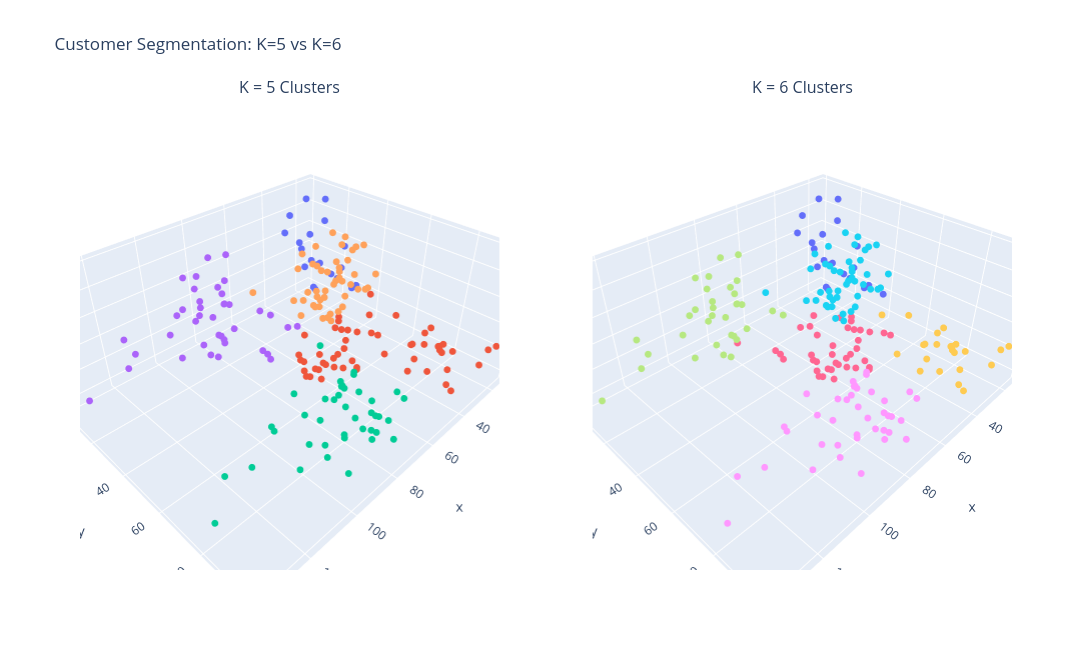

Notebook code cell kept with this figure:
### Code cell
# we see diff now lets see on the plot

from plotly.subplots import make_subplots
import plotly.graph_objects as go

fig = make_subplots(
    rows=1,
    cols=2,
    specs=[[{'type': 'scatter3d'}, {'type': 'scatter3d'}]],
    subplot_titles=('K = 5 Clusters', 'K = 6 Clusters')
)

# K = 5
for cluster in sorted(df['cluster_labels'].unique()):
    data = df[df['cluster_labels'] == cluster]

    fig.add_trace(
        go.Scatter3d(
            x=data['Annual_Income'],
            y=data['Spending_Score'],
            z=data['Age'],
            mode='markers',
            name=f'Cluster {cluster}',
            legendgroup=f'k5_{cluster}',
            showlegend=False,
            marker=dict(size=4),
            hovertext=data['CustomerID']
        ),
        row=1, col=1
    )

# K = 6
df_6 = df.copy()
df_6['cluster_labels'] = labels_6

for cluster in sorted(df_6['cluster_labels'].unique()):
    data = df_6[df_6['cluster_labels'] == cluster]

    fig.add_trace(
        go.Scatter3d(
            x=data['Annual_Income'],
            y=data['Spending_Score'],
            z=data['Age'],
            mode='markers',
            name=f'Cluster {cluster}',
            legendgroup=f'k6_{cluster}',
            showlegend=False,
            marker=dict(size=4),
            hovertext=data['CustomerID']
        ),
        row=1, col=2
    )

fig.update_layout(
    title='Customer Segmentation: K=5 vs K=6',
    width=1200,
    height=650
)

fig.show()

### Figure 1 — Plotly figure (JSON) as saved in the notebook; plotly's stock layout.template omitted (floating-point values rounded to 4 significant figures)
{"data": [{"hovertext": [3.0, 7.0, 9.0, 11.0, 13.0, 15.0, 17.0, 19.0, 21.0, 23.0, 25.0, 27.0, 29.0, 31.0, 33.0, 35.0, 37.0, 39.0, 43.0, 45.0], "legendgroup": "k5_0", "marker": {"size": 4}, "mode": "markers", "name": "Cluster 0", "scene": "scene", "showlegend": false, "type": "scatter3d", "x": [16, 18, 19, 19, 20, 20, 21, 23, 24, 25, 28, 28, 29, 30, 33, 33, 34, 37, 39, 39], "y": [6, 6, 3, 14, 15, 13, 35, 29, 35, 5, 14, 32, 31, 4, 4, 14, 17, 26, 36, 28], "z": [20, 35, 64, 67, 58, 37, 35, 52, 35, 46, 54, 45, 40, 60, 53, 49, 42, 36, 48, 49]}, {"hovertext": [1.0, 2.0, 4.0, 5.0, 6.0, 8.0, 10.0, 12.0, 14.0, 16.0, 18.0, 20.0, 22.0, 24.0, 26.0, 28.0, 30.0, 32.0, 34.0, 36.0, 38.0, 40.0, 42.0, 44.0, 46.0, 48.0, 49.0, 50.0, 52.0, 53.0, 59.0, 62.0, 66.0, 69.0, 70.0, 76.0, 79.0, 82.0, 85.0, 88.0, 89.0, 92.0, 95.0, 96.0, 98.0, 100.0, 101.0, 104.0, 106.0, 112.0, 114.0, 115.0, 116.0, 121.0], "legendgroup": "k5_1", "marker": {"size": 4}, "mode": "markers", "name": "Cluster 1", "scene": "scene", "showlegend": false, "type": "scatter3d", "x": [15, 15, 16, 17, 17, 18, 19, 19, 20, 20, 21, 23, 24, 25, 28, 28, 29, 30, 33, 33, 34, 37, 38, 39, 39, 40, 40, 40, 42, 43, 46, 46, 48, 48, 48, 54, 54, 54, 54, 57, 58, 59, 60, 60, 60, 61, 62, 62, 62, 63, 64, 65, 65, 67], "y": [39, 81, 77, 40, 76, 94, 72, 99, 77, 79, 66, 98, 73, 73, 82, 61, 87, 73, 92, 81, 73, 75, 92, 61, 65, 47, 42, 42, 60, 54, 51, 55, 59, 59, 47, 54, 52, 55, 57, 55, 60, 41, 42, 52, 50, 49, 41, 55, 42, 54, 46, 48, 50, 56], "z": [19, 21, 23, 31, 22, 23, 30, 35, 24, 22, 20, 35, 25, 31, 29, 35, 23, 21, 18, 21, 30, 20, 24, 31, 24, 27, 29, 31, 33, 31, 27, 19, 18, 19, 32, 26, 23, 38, 21, 22, 34, 18, 32, 24, 27, 20, 23, 26, 21, 19, 19, 18, 19, 27]}, {"hovertext": [123.0, 124.0, 126.0, 128.0, 130.0, 132.0, 134.0, 136.0, 138.0, 140.0, 142.0, 144.0, 146.0, 148.0, 150.0, 152.0, 154.0, 156.0, 158.0, 160.0, 162.0, 164.0, 166.0, 168.0, 170.0, 172.0, 174.0, 176.0, 178.0, 180.0, 182.0, 184.0, 186.0, 188.0, 190.0, 192.0, 194.0, 196.0, 198.0, 200.0], "legendgroup": "k5_2", "marker": {"size": 4}, "mode": "markers", "name": "Cluster 2", "scene": "scene", "showlegend": false, "type": "scatter3d", "x": [69, 69, 70, 71, 71, 71, 72, 73, 73, 74, 75, 76, 77, 77, 78, 78, 78, 78, 78, 78, 79, 81, 85, 86, 87, 87, 87, 88, 88, 93, 97, 98, 99, 101, 103, 103, 113, 120, 126, 137], "y": [58, 91, 77, 95, 75, 75, 71, 88, 73, 72, 93, 87, 97, 74, 90, 88, 76, 89, 78, 73, 83, 93, 75, 95, 63, 75, 92, 86, 69, 90, 86, 88, 97, 68, 85, 69, 91, 79, 74, 83], "z": [40, 39, 31, 40, 38, 39, 31, 29, 32, 35, 32, 32, 28, 32, 34, 39, 38, 27, 30, 30, 29, 31, 36, 33, 32, 28, 36, 30, 27, 35, 32, 29, 30, 28, 36, 32, 38, 35, 32, 30]}, {"hovertext": [113.0, 122.0, 125.0, 127.0, 129.0, 131.0, 133.0, 135.0, 137.0, 139.0, 141.0, 143.0, 145.0, 147.0, 149.0, 151.0, 153.0, 155.0, 157.0, 159.0, 163.0, 165.0, 167.0, 169.0, 171.0, 173.0, 175.0, 177.0, 179.0, 181.0, 183.0, 185.0, 187.0, 189.0, 191.0, 193.0, 195.0, 197.0, 199.0], "legendgroup": "k5_3", "marker": {"size": 4}, "mode": "markers", "name": "Cluster 3", "scene": "scene", "showlegend": false, "type": "scatter3d", "x": [64, 67, 70, 71, 71, 71, 72, 73, 73, 74, 75, 76, 77, 77, 78, 78, 78, 78, 78, 78, 81, 85, 86, 87, 87, 87, 88, 88, 93, 97, 98, 99, 101, 103, 103, 113, 120, 126, 137], "y": [42, 40, 29, 35, 11, 9, 34, 5, 7, 10, 5, 40, 12, 36, 22, 17, 20, 16, 1, 1, 5, 26, 20, 27, 13, 10, 13, 15, 14, 32, 15, 39, 24, 17, 23, 8, 16, 28, 18], "z": [38, 38, 23, 43, 59, 47, 25, 20, 44, 19, 57, 28, 25, 48, 34, 43, 44, 47, 37, 34, 19, 50, 42, 36, 40, 36, 52, 58, 59, 37, 46, 41, 54, 41, 34, 33, 47, 45, 32]}, {"hovertext": [41.0, 47.0, 51.0, 54.0, 55.0, 56.0, 57.0, 58.0, 60.0, 61.0, 63.0, 64.0, 65.0, 67.0, 68.0, 71.0, 72.0, 73.0, 74.0, 75.0, 77.0, 78.0, 80.0, 81.0, 83.0, 84.0, 86.0, 87.0, 90.0, 91.0, 93.0, 94.0, 97.0, 99.0, 102.0, 103.0, 105.0, 107.0, 108.0, 109.0, 110.0, 111.0, 117.0, 118.0, 119.0, 120.0, 161.0], "legendgroup": "k5_4", "marker": {"size": 4}, "mode": "markers", "name": "Cluster 4", "scene": "scene", "showlegend": false, "type": "scatter3d", "x": [38, 40, 42, 43, 43, 43, 44, 44, 46, 46, 47, 47, 48, 48, 48, 49, 49, 50, 50, 54, 54, 54, 54, 54, 54, 54, 54, 57, 58, 59, 60, 60, 60, 61, 62, 62, 62, 63, 63, 63, 63, 63, 65, 65, 67, 67, 79], "y": [35, 55, 52, 60, 45, 41, 50, 46, 46, 56, 52, 59, 51, 50, 48, 55, 42, 49, 56, 47, 53, 48, 42, 51, 41, 44, 46, 58, 46, 55, 49, 40, 47, 42, 48, 59, 56, 50, 46, 43, 48, 52, 43, 59, 43, 57, 35], "z": [65, 50, 49, 59, 50, 47, 51, 69, 53, 70, 67, 54, 63, 43, 68, 70, 47, 60, 60, 59, 45, 40, 49, 57, 67, 46, 48, 55, 50, 68, 48, 40, 47, 48, 49, 67, 49, 66, 54, 68, 66, 65, 63, 49, 51, 50, 56]}, {"hovertext": [41.0, 47.0, 51.0, 54.0, 55.0, 56.0, 57.0, 58.0, 60.0, 61.0, 63.0, 64.0, 65.0, 67.0, 68.0, 71.0, 72.0, 73.0, 74.0, 75.0, 77.0, 80.0, 81.0, 83.0, 84.0, 86.0, 87.0, 90.0, 91.0, 93.0, 97.0, 99.0, 102.0, 103.0, 105.0, 107.0, 108.0, 109.0, 110.0, 111.0, 117.0, 118.0, 119.0, 120.0, 161.0], "legendgroup": "k6_0", "marker": {"size": 4}, "mode": "markers", "name": "Cluster 0", "scene": "scene2", "showlegend": false, "type": "scatter3d", "x": [38, 40, 42, 43, 43, 43, 44, 44, 46, 46, 47, 47, 48, 48, 48, 49, 49, 50, 50, 54, 54, 54, 54, 54, 54, 54, 57, 58, 59, 60, 60, 61, 62, 62, 62, 63, 63, 63, 63, 63, 65, 65, 67, 67, 79], "y": [35, 55, 52, 60, 45, 41, 50, 46, 46, 56, 52, 59, 51, 50, 48, 55, 42, 49, 56, 47, 53, 42, 51, 41, 44, 46, 58, 46, 55, 49, 47, 42, 48, 59, 56, 50, 46, 43, 48, 52, 43, 59, 43, 57, 35], "z": [65, 50, 49, 59, 50, 47, 51, 69, 53, 70, 67, 54, 63, 43, 68, 70, 47, 60, 60, 59, 45, 49, 57, 67, 46, 48, 55, 50, 68, 48, 47, 48, 49, 67, 49, 66, 54, 68, 66, 65, 63, 49, 51, 50, 56]}, {"hovertext": [44.0, 48.0, 49.0, 50.0, 52.0, 53.0, 59.0, 62.0, 66.0, 69.0, 70.0, 76.0, 78.0, 79.0, 82.0, 85.0, 88.0, 89.0, 92.0, 94.0, 95.0, 96.0, 98.0, 100.0, 101.0, 104.0, 106.0, 112.0, 113.0, 114.0, 115.0, 116.0, 121.0, 122.0, 123.0, 125.0, 133.0, 139.0, 143.0], "legendgroup": "k6_1", "marker": {"size": 4}, "mode": "markers", "name": "Cluster 1", "scene": "scene2", "showlegend": false, "type": "scatter3d", "x": [39, 40, 40, 40, 42, 43, 46, 46, 48, 48, 48, 54, 54, 54, 54, 54, 57, 58, 59, 60, 60, 60, 60, 61, 62, 62, 62, 63, 64, 64, 65, 65, 67, 67, 69, 70, 72, 74, 76], "y": [61, 47, 42, 42, 60, 54, 51, 55, 59, 59, 47, 54, 48, 52, 55, 57, 55, 60, 41, 40, 42, 52, 50, 49, 41, 55, 42, 54, 42, 46, 48, 50, 56, 40, 58, 29, 34, 10, 40], "z": [31, 27, 29, 31, 33, 31, 27, 19, 18, 19, 32, 26, 40, 23, 38, 21, 22, 34, 18, 40, 32, 24, 27, 20, 23, 26, 21, 19, 38, 19, 18, 19, 27, 38, 40, 23, 25, 19, 28]}, {"hovertext": [127.0, 129.0, 131.0, 135.0, 137.0, 141.0, 145.0, 147.0, 149.0, 151.0, 153.0, 155.0, 157.0, 159.0, 163.0, 165.0, 167.0, 169.0, 171.0, 173.0, 175.0, 177.0, 179.0, 181.0, 183.0, 185.0, 187.0, 189.0, 191.0, 193.0, 195.0, 197.0, 199.0], "legendgroup": "k6_2", "marker": {"size": 4}, "mode": "markers", "name": "Cluster 2", "scene": "scene2", "showlegend": false, "type": "scatter3d", "x": [71, 71, 71, 73, 73, 75, 77, 77, 78, 78, 78, 78, 78, 78, 81, 85, 86, 87, 87, 87, 88, 88, 93, 97, 98, 99, 101, 103, 103, 113, 120, 126, 137], "y": [35, 11, 9, 5, 7, 5, 12, 36, 22, 17, 20, 16, 1, 1, 5, 26, 20, 27, 13, 10, 13, 15, 14, 32, 15, 39, 24, 17, 23, 8, 16, 28, 18], "z": [43, 59, 47, 20, 44, 57, 25, 48, 34, 43, 44, 47, 37, 34, 19, 50, 42, 36, 40, 36, 52, 58, 59, 37, 46, 41, 54, 41, 34, 33, 47, 45, 32]}, {"hovertext": [124.0, 126.0, 128.0, 130.0, 132.0, 134.0, 136.0, 138.0, 140.0, 142.0, 144.0, 146.0, 148.0, 150.0, 152.0, 154.0, 156.0, 158.0, 160.0, 162.0, 164.0, 166.0, 168.0, 170.0, 172.0, 174.0, 176.0, 178.0, 180.0, 182.0, 184.0, 186.0, 188.0, 190.0, 192.0, 194.0, 196.0, 198.0, 200.0], "legendgroup": "k6_3", "marker": {"size": 4}, "mode": "markers", "name": "Cluster 3", "scene": "scene2", "showlegend": false, "type": "scatter3d", "x": [69, 70, 71, 71, 71, 72, 73, 73, 74, 75, 76, 77, 77, 78, 78, 78, 78, 78, 78, 79, 81, 85, 86, 87, 87, 87, 88, 88, 93, 97, 98, 99, 101, 103, 103, 113, 120, 126, 137], "y": [91, 77, 95, 75, 75, 71, 88, 73, 72, 93, 87, 97, 74, 90, 88, 76, 89, 78, 73, 83, 93, 75, 95, 63, 75, 92, 86, 69, 90, 86, 88, 97, 68, 85, 69, 91, 79, 74, 83], "z": [39, 31, 40, 38, 39, 31, 29, 32, 35, 32, 32, 28, 32, 34, 39, 38, 27, 30, 30, 29, 31, 36, 33, 32, 28, 36, 30, 27, 35, 32, 29, 30, 28, 36, 32, 38, 35, 32, 30]}, {"hovertext": [1.0, 2.0, 4.0, 6.0, 8.0, 10.0, 12.0, 14.0, 16.0, 18.0, 20.0, 22.0, 24.0, 26.0, 28.0, 30.0, 32.0, 34.0, 36.0, 38.0, 40.0, 42.0, 46.0], "legendgroup": "k6_4", "marker": {"size": 4}, "mode": "markers", "name": "Cluster 4", "scene": "scene2", "showlegend": false, "type": "scatter3d", "x": [15, 15, 16, 17, 18, 19, 19, 20, 20, 21, 23, 24, 25, 28, 28, 29, 30, 33, 33, 34, 37, 38, 39], "y": [39, 81, 77, 76, 94, 72, 99, 77, 79, 66, 98, 73, 73, 82, 61, 87, 73, 92, 81, 73, 75, 92, 65], "z": [19, 21, 23, 22, 23, 30, 35, 24, 22, 20, 35, 25, 31, 29, 35, 23, 21, 18, 21, 30, 20, 24, 24]}, {"hovertext": [3.0, 5.0, 7.0, 9.0, 11.0, 13.0, 15.0, 17.0, 19.0, 21.0, 23.0, 25.0, 27.0, 29.0, 31.0, 33.0, 35.0, 37.0, 39.0, 43.0, 45.0], "legendgroup": "k6_5", "marker": {"size": 4}, "mode": "markers", "name": "Cluster 5", "scene": "scene2", "showlegend": false, "type": "scatter3d", "x": [16, 17, 18, 19, 19, 20, 20, 21, 23, 24, 25, 28, 28, 29, 30, 33, 33, 34, 37, 39, 39], "y": [6, 40, 6, 3, 14, 15, 13, 35, 29, 35, 5, 14, 32, 31, 4, 4, 14, 17, 26, 36, 28], "z": [20, 31, 35, 64, 67, 58, 37, 35, 52, 35, 46, 54, 45, 40, 60, 53, 49, 42, 36, 48, 49]}], "layout": {"annotations": [{"font": {"size": 16}, "showarrow": false, "text": "K = 5 Clusters", "x": 0.225, "xanchor": "center", "xref": "paper", "y": 1, "yanchor": "bottom", "yref": "paper"}, {"font": {"size": 16}, "showarrow": false, "text": "K = 6 Clusters", "x": 0.775, "xanchor": "center", "xref": "paper", "y": 1, "yanchor": "bottom", "yref": "paper"}], "height": 650, "scene": {"domain": {"x": [0, 0.45], "y": [0, 1]}}, "scene2": {"domain": {"x": [0.55, 1], "y": [0, 1]}}, "title": {"text": "Customer Segmentation: K=5 vs K=6"}, "width": 1200}}
